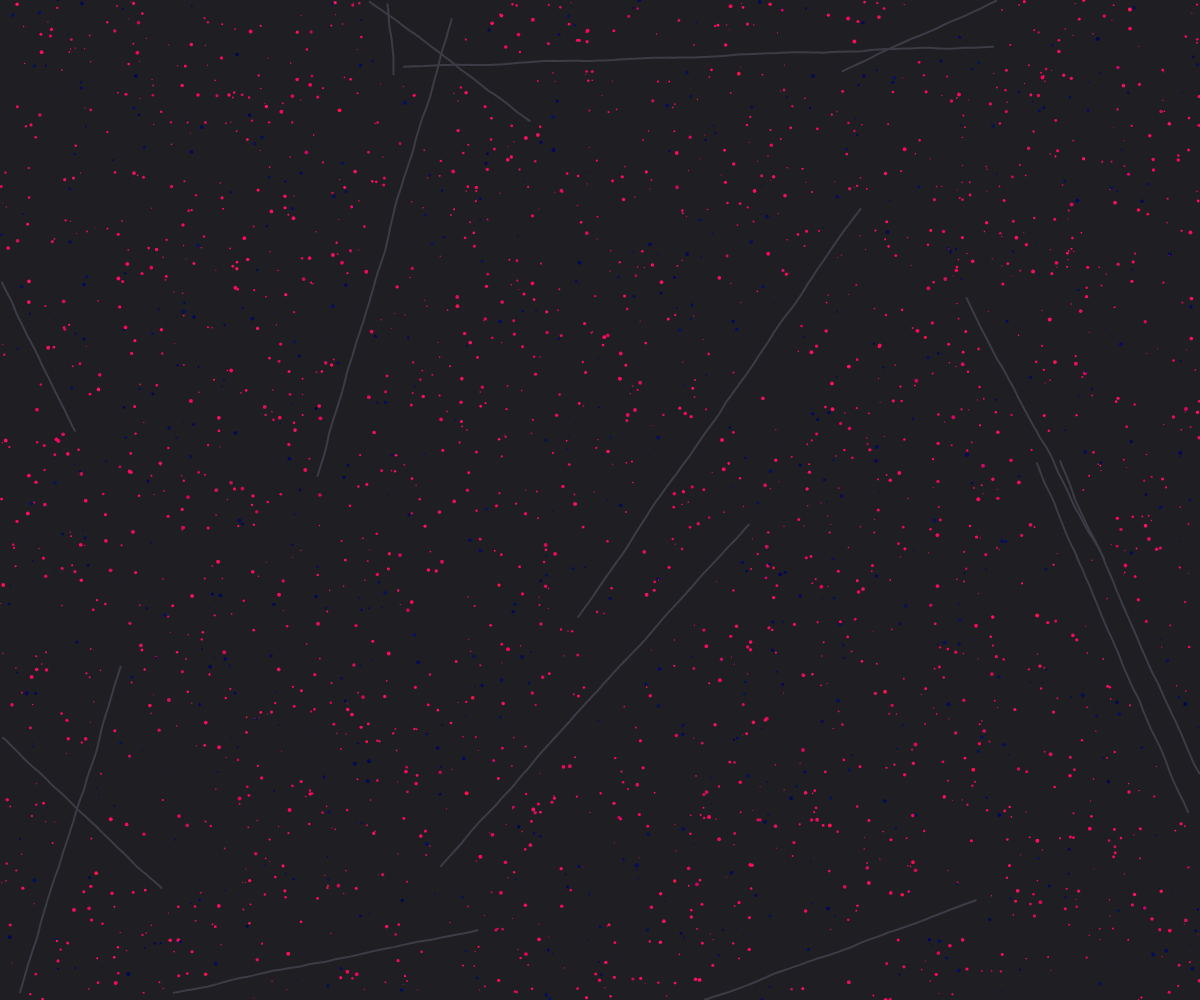
Frame 1 (no input)
Frame 60 (no input): identical to frame 1, image omitted
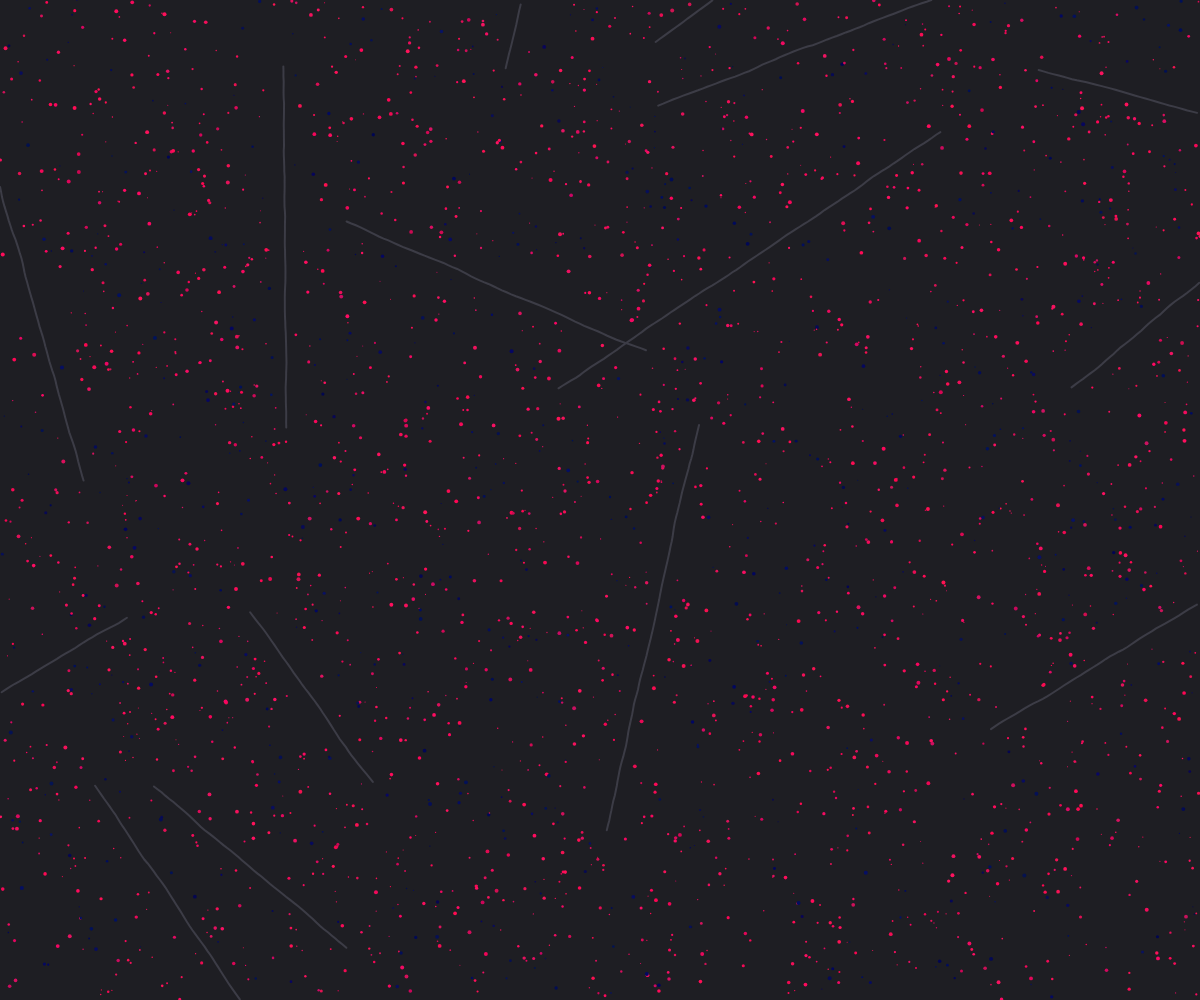
Frame 120 (the mouse pressed at the canvas centre since frame 60)

The p5.js sketch that drew these frames (run headless with seeded random() and noise() and a simulated clock; from frame 60 on, the mouse is pressed at the canvas centre):

// p5.js sketch
// ── sketch.js
let grains = [];
let veins = [];
let noiseScale = 0.02;
let noiseStrength = 5;

function setup() {
  createCanvas(windowWidth, windowHeight);
  generatePattern();
}

function draw() {
  background(30, 30, 35);
  
  // Draw veins first (background)
  for (let vein of veins) {
    stroke(60, 60, 70);
    strokeWeight(2);
    noFill();
    beginShape();
    for (let i = 0; i < vein.length; i++) {
      vertex(vein[i].x, vein[i].y);
    }
    endShape();
  }
  
  // Draw grains
  for (let grain of grains) {
    fill(grain.color);
    noStroke();
    ellipse(grain.x, grain.y, grain.size);
  }
}

function generatePattern() {
  grains = [];
  veins = [];
  
  // Generate veins
  for (let i = 0; i < 15; i++) {
    let vein = [];
    let startX = random(width);
    let startY = random(height);
    let length = random(200, 600);
    let angle = random(TWO_PI);
    
    for (let j = 0; j < length; j += 5) {
      let x = startX + cos(angle) * j;
      let y = startY + sin(angle) * j;
      
      // Add some noise to make it look natural
      x += noise(x * noiseScale, y * noiseScale) * noiseStrength;
      y += noise(y * noiseScale, x * noiseScale) * noiseStrength;
      
      if (x >= 0 && x <= width && y >= 0 && y <= height) {
        vein.push({x, y});
      }
    }
    
    veins.push(vein);
  }
  
  // Generate grains
  let density = 3000;
  for (let i = 0; i < density; i++) {
    let x = random(width);
    let y = random(height);
    
    // Check if it's too close to a vein
    let tooClose = false;
    for (let vein of veins) {
      for (let point of vein) {
        let d = dist(x, y, point.x, point.y);
        if (d < 10) {
          tooClose = true;
          break;
        }
      }
      if (tooClose) break;
    }
    
    if (!tooClose) {
      let size = random(1, 4);
      let hue = random(200, 260); // Blue-gray range
      let sat = random(5, 20);
      let bright = random(80, 100);
      
      // Add some variation in color for a natural look
      if (random() > 0.7) {
        hue = random(240, 260); // Slightly more blue
      } else if (random() > 0.7) {
        hue = random(0, 10); // Slightly red/orange
      }
      
      let grainColor = color(hue, sat, bright);
      
      grains.push({x, y, size, color: grainColor});
    }
  }
}

function mousePressed() {
  generatePattern();
}
